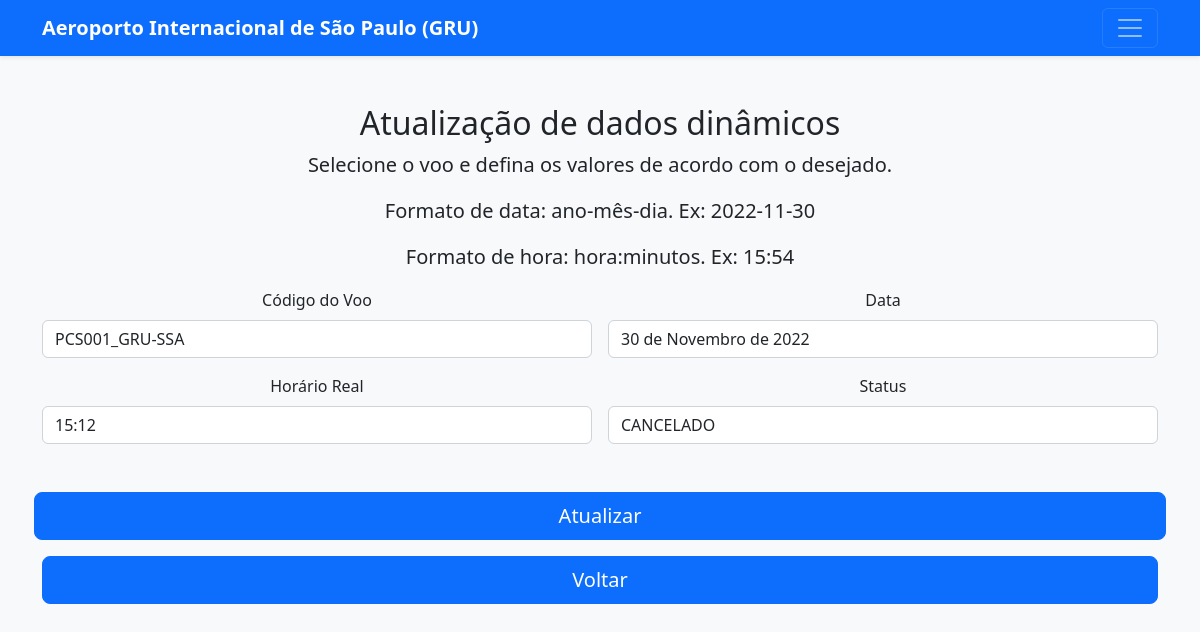
The page /dinamico/18 on the database its author committed.
### book/models.py (models this page shows, shortened)
class Historico(models.Model):
    class Status(models.TextChoices):
            PREVISTO = 'PREVISTO'
            EMBARCANDO = 'EMBARCANDO'
            CANCELADO = 'CANCELADO'
            PROGRAMADO = 'PROGRAMADO'
            TAXIANDO = 'TAXIANDO'
            PRONTO = 'PRONTO'
            AUTORIZADO = 'AUTORIZADO'
            EM_VOO = 'EM_VOO'
            ATERRISSADO = 'ATERRISSADO'
    id = models.AutoField(primary_key=True)
    voo  = models.ForeignKey(Voo, on_delete=models.CASCADE)
    data = models.DateField()
    horarioReal = models.TimeField()
    status = models.CharField(choices=Status.choices, max_length=30)
    class Meta:
        db_table = 'historico'

class Voo(models.Model):
    id = models.AutoField(primary_key=True)
    codigoVoo = models.CharField(max_length=14, unique=True)
    companhia = models.CharField(max_length=20)
    origem = models.CharField(max_length=30)
    destino = models.CharField(max_length=30)
    horarioProgramado = models.TimeField()
    class Meta:
        db_table = 'voo'
    def __str__(self):
        return f'{self.codigoVoo}'

### book/views.py (the view)
# urls.py: path('dinamico/<int:id>', views.dinamico, name="dinamico"),
def dinamico(request, id):
    formD = Historico.objects.get(voo_id = id)
    return render(request, "dinamico.html", {"formD": formD})

### template/dinamico.html (shortened to what this page needs)
<!DOCTYPE html>
<html>
<head>
    <link href="../static/atualizar.css" rel="stylesheet">
    <link href="../static/css/bootstrap.min.css" rel="stylesheet">
    <link href="../static/js/form-validation.js" rel="stylesheet">
</head>
<body class="bg-light">
    <header>
        <div class="navbar navbar-dark bg-primary shadow-sm">
            <div class="container">
                <a href="#" class="navbar-brand d-flex align-items-center">
                    <strong>Aeroporto Internacional de São Paulo (GRU)</strong>
                </a>
                <button class="navbar-toggler" type="button" data-bs-toggle="collapse" data-bs-target="#navbarHeader"
                    aria-controls="navbarHeader" aria-expanded="false" aria-label="Toggle navigation">
                    <span class="navbar-toggler-icon"></span>
                </button>
            </div>
        </div>
    </header>
    <div class="container">
        <main>
            <div class="py-5 text-center">
                <h2>Atualização de dados dinâmicos</h2>
                <p class="lead">Selecione o voo e defina os valores de acordo com o desejado. </p>
                <p class="lead">Formato de data: ano-mês-dia. Ex: 2022-11-30 </p>
                <p class="lead">Formato de hora: hora:minutos. Ex: 15:54 </p>
                <form class="needs-validation" method="post" action={% url 'posDinamico' formD.id%}>
                    <div class="row g-3">
                        <div class="col-sm-6">
                            <label class="form-label">Código do Voo</label>
                            <div class="input-group has-validation">
                                <input readonly="readonly" type="text" class="form-control" value="{{formD.voo}}" name="dinaVoo"
                                    placeholder="Ex: PCS" required>
                            </div>
                        </div>
                        <div class="col-sm-6">
                            <label class="form-label">Data</label>
                            <div class="input-group has-validation">
                                {% if formD.status == "" or formD.status == "AUTORIZADO" %}
                                    <input type="text" class="form-control" value="{{formD.data}}" name="dinaData" required pattern="^([1-2][0-9][0-9][0-9]-[0-1][0-9]-[0-3][0-9])$">
                                {% elif formD.status == "EM_VOO" and formD.voo.destino == "GRU" %}
                                    <input type="text" class="form-control" value="{{formD.data}}" name="dinaData" required pattern="^([1-2][0-9][0-9][0-9]-[0-1][0-9]-[0-3][0-9])$">
                                {% else%}
                                    <input readonly="readonly" type="text" class="form-control" value="{{formD.data}}" name="dinaData" required pattern="^([1-2][0-9][0-9][0-9]-[0-1][0-9]-[0-3][0-9])$">
                                {% endif %}
                            </div>
                        </div>
                        <div class="col-sm-6">
                            <label class="form-label">Horário Real</label>
                            <div class="input-group has-validation">
                                {% if formD.status == "AUTORIZADO"%}
                                <input type="text" class="form-control" value="{{formD.horarioReal}}" name="dinaHorario"
                                    placeholder="Ex: PCS" required>
                                    {% elif formD.status == "EM_VOO" and formD.voo.destino == "GRU" %}
                                    <input type="text" class="form-control" value="{{formD.horarioReal}}" name="dinaHorario"
                                    placeholder="Ex: PCS" required>
                                {% else%}
                                <input readonly="readonly" type="text" class="form-control" value="{{formD.horarioReal}}" name="dinaHorario"
                                placeholder="Ex: PCS" required>
                                {% endif %}
                            </div>
                        </div>
                        <div class="col-sm-6">
                            <label class="form-label">Status</label>
                            <div class="input-group has-validation">
                                <select type="text" class="form-control" name="dinaStatus" required>
                                    <option value="{{formD.status}}">{{formD.status}}</option>
                                </select>
                            </div>
                        </div>
                        <input class="w-100 btn btn-primary btn-lg" type="submit" value="Atualizar">
                    </div>
                </form>
                <button class="w-100 btn btn-primary btn-lg" onclick="redireciona()" type="button"
                    id="cancelar">Voltar</button>
            </div>
    </div>
</body>
</html>

### rows shown on the page
Historico: dinaVoo "PCS001_GRU-SSA", dinaData "30 de Novembro de 2022", dinaHorario "15:12", dinaStatus "CANCELADO"
